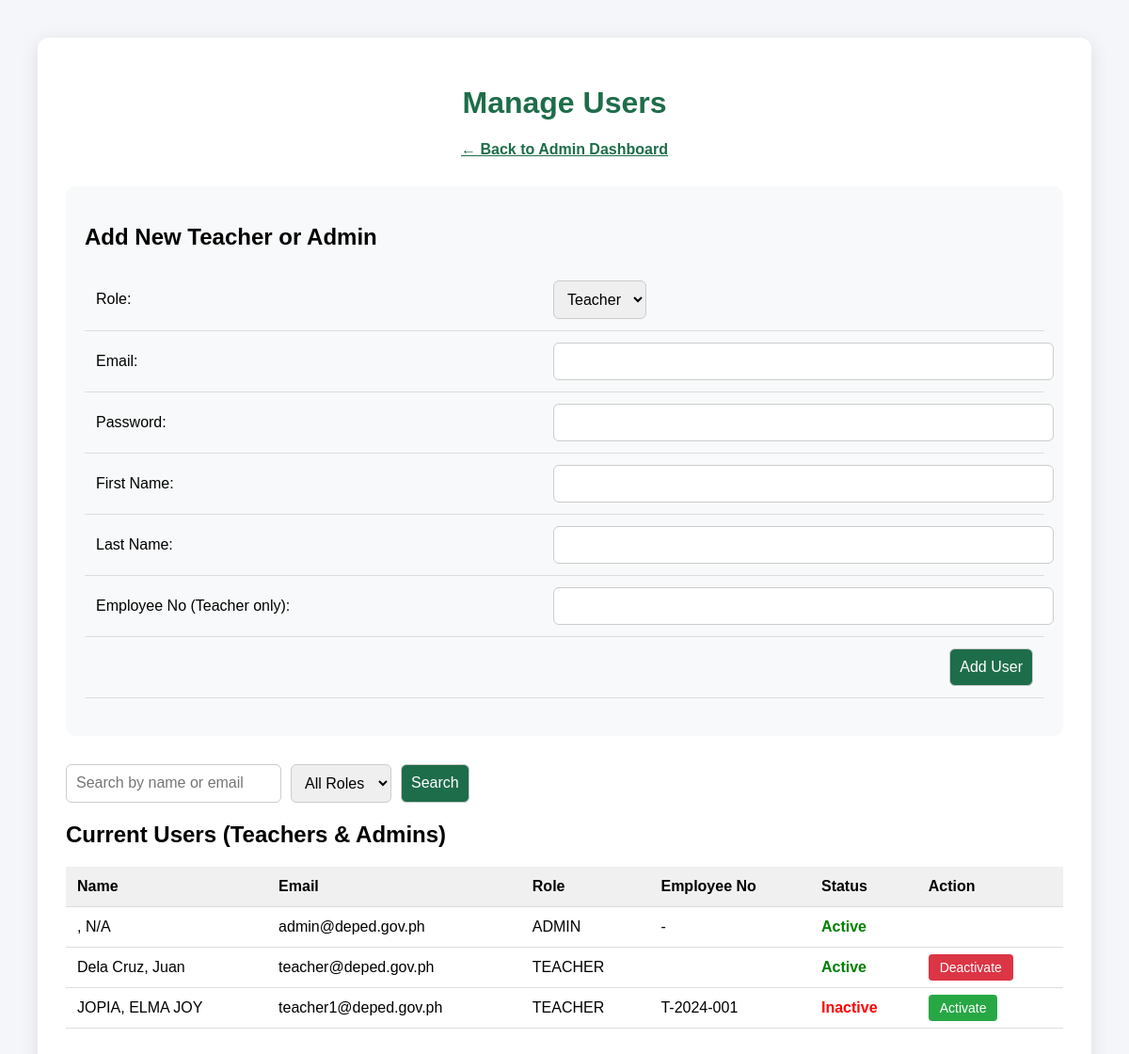
/pages/admin/manage_users.php (signed in), run on the app's committed database.
### tables this page shows
CREATE TABLE `users` (
  `user_id` int(11) NOT NULL,
  `school_id` int(11) NOT NULL,
  `email` varchar(255) NOT NULL,
  `password_hash` varchar(255) NOT NULL,
  `role` enum('ADMIN','TEACHER','STUDENT') NOT NULL,
  `is_active` tinyint(1) DEFAULT 1,
  `created_at` timestamp NOT NULL DEFAULT current_timestamp()
);

CREATE TABLE `teachers` (
  `teacher_id` int(11) NOT NULL,
  `user_id` int(11) NOT NULL,
  `first_name` varchar(100) DEFAULT NULL,
  `last_name` varchar(100) DEFAULT NULL,
  `employee_no` varchar(50) DEFAULT NULL,
  `is_active` tinyint(1) DEFAULT 1
);

### pages/admin/manage_users.php (the view, shortened to what this page needs)
<?php
require_once '../../includes/auth.php';
$search = trim($_GET['search'] ?? '');
$role_filter = $_GET['role_filter'] ?? 'all';
$where = "u.school_id = ? AND u.role != 'STUDENT'";
$params = [$_SESSION['school_id']];
$stmt = $pdo->prepare("
    SELECT
        u.user_id,
        u.email,
        u.role,
        u.is_active,
        t.first_name,
        t.last_name,
        t.employee_no
    FROM users u
    LEFT JOIN teachers t ON u.user_id = t.user_id
    WHERE $where
    ORDER BY u.role, t.last_name, t.first_name
");
$stmt->execute($params);
$users = $stmt->fetchAll();
?>
<!DOCTYPE html>
<html lang="en">
<head>
</head>
<body>
<div class="container">
    <h1>Manage Users</h1>
    <div class="back">
        <a href="dashboard.php">← Back to Admin Dashboard</a>
    </div>
    <div class="form-section">
        <h2>Add New Teacher or Admin</h2>
        <form method="post">
            <table style="width:100%;">
                <tr>
                    <td><label>Role:</label></td>
                    <td>
                        <select name="role" required>
                            <option value="TEACHER">Teacher</option>
                        </select>
                    </td>
                </tr>
                <tr>
                    <td><label>Email:</label></td>
                    <td><input type="email" name="email" required style="width:100%;"></td>
                </tr>
                <tr>
                    <td><label>Password:</label></td>
                    <td><input type="password" name="password" required minlength="6" style="width:100%;"></td>
                </tr>
                <tr>
                    <td><label>First Name:</label></td>
                    <td><input type="text" name="first_name" required style="width:100%;"></td>
                </tr>
                <tr>
                    <td><label>Last Name:</label></td>
                    <td><input type="text" name="last_name" required style="width:100%;"></td>
                </tr>
                <tr>
                    <td><label>Employee No (Teacher only):</label></td>
                    <td><input type="text" name="employee_no" style="width:100%;"></td>
                </tr>
                <tr>
                    <td colspan="2" style="text-align:right;">
                        <button type="submit" name="add_user">Add User</button>
                    </td>
                </tr>
            </table>
        </form>
    </div>
    <form method="get" class="search-form">
        <input type="text" name="search" placeholder="Search by name or email" value="<?= htmlspecialchars($search) ?>">
        <select name="role_filter">
            <option value="all" <?= $role_filter === 'all' ? 'selected' : '' ?>>All Roles</option>
        </select>
        <button type="submit">Search</button>
    </form>
    <h2>Current Users (Teachers & Admins)</h2>
    <?php if (empty($users)): ?>
        <p>No users found.</p>
    <?php else: ?>
        <table>
            <thead>
                <tr>
                    <th>Name</th>
                    <th>Email</th>
                    <th>Role</th>
                    <th>Employee No</th>
                    <th>Status</th>
                    <th>Action</th>
                </tr>
            </thead>
            <tbody>
                <?php foreach ($users as $user): ?>
                <tr>
                    <td><?= htmlspecialchars(($user['last_name'] ?? '') . ', ' . ($user['first_name'] ?? 'N/A')) ?></td>
                    <td><?= htmlspecialchars($user['email']) ?></td>
                    <td><?= htmlspecialchars($user['role']) ?></td>
                    <td><?= htmlspecialchars($user['employee_no'] ?? '-') ?></td>
                    <td class="<?= $user['is_active'] ? 'status-active' : 'status-inactive' ?>">
                        <?= $user['is_active'] ? 'Active' : 'Inactive' ?>
                    </td>
                    <td>
                        <?php if ($user['role'] !== 'ADMIN'):  ?>
                            <?php if ($user['is_active']): ?>
                                <a href="?toggle=deactivate&user_id=<?= $user['user_id'] ?>"
                                   class="action-btn btn-deactivate"
                                   onclick="return confirm('Deactivate this user?')">Deactivate</a>
                            <?php else: ?>
                                <a href="?toggle=activate&user_id=<?= $user['user_id'] ?>"
                                   class="action-btn btn-activate"
                                   onclick="return confirm('Reactivate this user?')">Activate</a>
                            <?php endif; ?>
                        <?php endif; ?>
                    </td>
                </tr>
                <?php endforeach; ?>
            </tbody>
        </table>
    <?php endif; ?>
</div>
</body>
</html>

### pages/admin/manage_users.php (style rules this page uses)
body { font-family: Arial, sans-serif; margin: 40px; background: #f4f6f9; }
.container { max-width: 1200px; margin: auto; background: white; padding: 30px; border-radius: 12px; box-shadow: 0 4px 20px rgba(0,0,0,0.1); }
h1 { color: #1e6d4a; text-align: center; }
.back { margin: 20px 0; text-align: center; }
.back a { color: #1e6d4a; font-weight: bold; }
.search-form { margin: 20px 0; display: flex; gap: 10px; flex-wrap: wrap; }
input, select, button { padding: 10px; font-size: 16px; border-radius: 6px; border: 1px solid #ccc; }
button { background: #1e6d4a; color: white; cursor: pointer; }
table { width: 100%; border-collapse: collapse; margin: 20px 0; }
th, td { padding: 12px; text-align: left; border-bottom: 1px solid #ddd; }
th { background: #f0f0f0; }
.status-active { color: green; font-weight: bold; }
.status-inactive { color: red; font-weight: bold; }
.action-btn { padding: 6px 12px; font-size: 14px; border-radius: 4px; text-decoration: none; }
.btn-deactivate { background: #dc3545; color: white; }
.btn-activate { background: #28a745; color: white; }
.form-section { background: #f8f9fa; padding: 20px; border-radius: 10px; margin: 30px 0; }

### data on the page
users: first_name ", N/A", email "admin@deped.gov.ph", role "ADMIN", employee_no "-", is_active "Active"
teachers: last_name+first_name "Dela Cruz, Juan", user.email "teacher@deped.gov.ph", user.role "TEACHER", shows "Active"
teachers: last_name+first_name "JOPIA, ELMA JOY", user.email "teacher1@deped.gov.ph", user.role "TEACHER", employee_no "T-2024-001", shows "Inactive"
